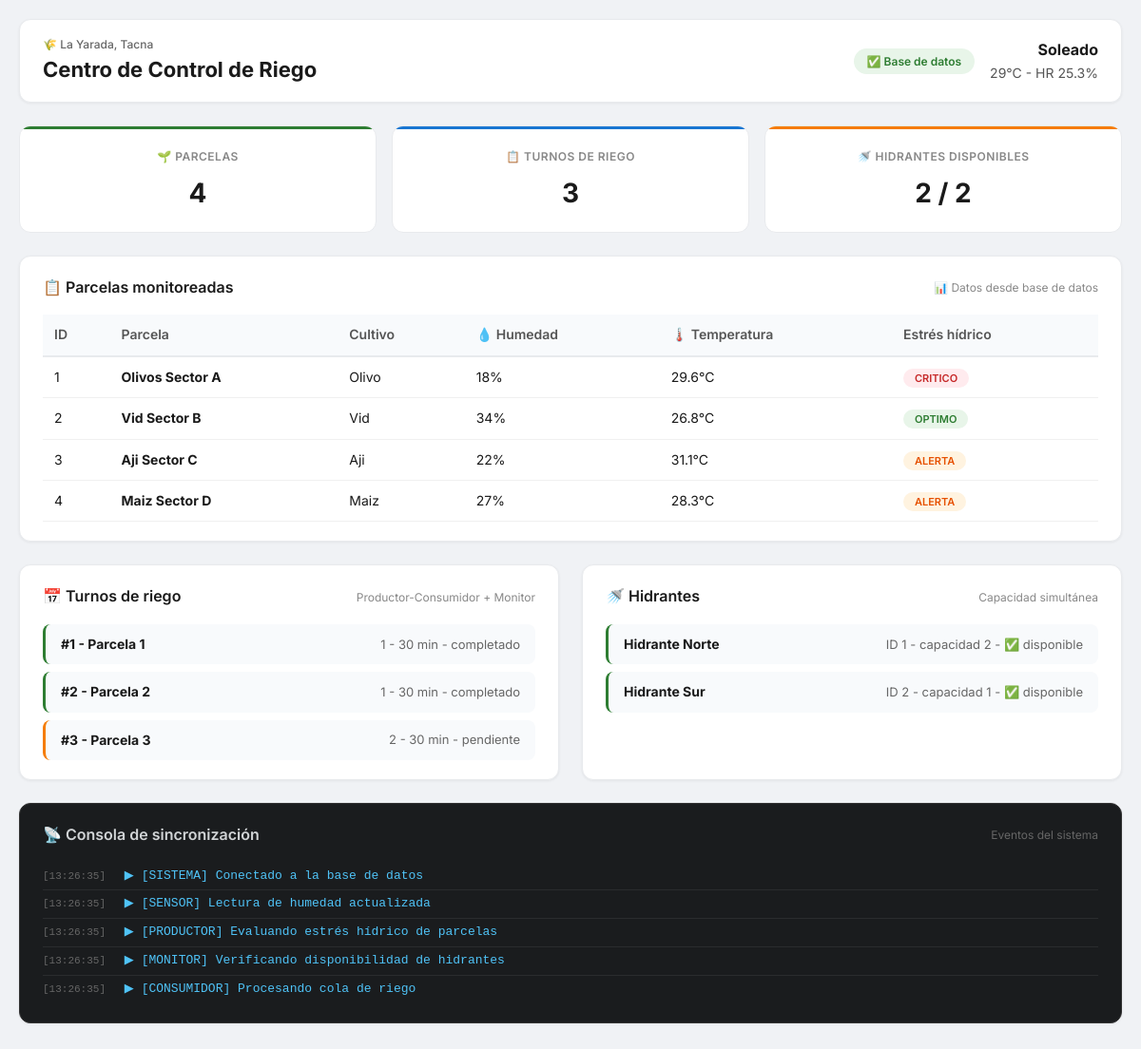
Page /riego-control/app/Views/dashboard_db.php on the committed database.
### tables this page shows
CREATE TABLE IF NOT EXISTS parcelas (
    id INT AUTO_INCREMENT PRIMARY KEY,
    nombre VARCHAR(100) NOT NULL,
    area DECIMAL(8,2) NOT NULL,
    cultivo VARCHAR(80) NOT NULL,
    estado VARCHAR(30) NOT NULL DEFAULT 'activa',
    created_at TIMESTAMP DEFAULT CURRENT_TIMESTAMP,
    updated_at TIMESTAMP DEFAULT CURRENT_TIMESTAMP ON UPDATE CURRENT_TIMESTAMP
);

CREATE TABLE IF NOT EXISTS turnos_riego (
    id INT AUTO_INCREMENT PRIMARY KEY,
    parcela_id INT NOT NULL,
    hidrante_id INT NULL,
    inicio DATETIME NOT NULL,
    fin DATETIME NULL,
    estado VARCHAR(40) NOT NULL DEFAULT 'pendiente',
    created_at TIMESTAMP DEFAULT CURRENT_TIMESTAMP,
    FOREIGN KEY (parcela_id) REFERENCES parcelas(id) ON DELETE CASCADE,
    FOREIGN KEY (hidrante_id) REFERENCES hidrantes(id) ON DELETE SET NULL
);

CREATE TABLE IF NOT EXISTS hidrantes (
    id INT AUTO_INCREMENT PRIMARY KEY,
    nombre VARCHAR(100) NOT NULL,
    capacidad INT NOT NULL DEFAULT 1,
    estado VARCHAR(30) NOT NULL DEFAULT 'disponible',
    created_at TIMESTAMP DEFAULT CURRENT_TIMESTAMP
);

### riego-control/app/Models/Sensor.php (called while the page is built, shortened)
<?php
class Sensor
{
    private float $temperatura;
    private float $humedad;
    public function __construct(?int $id, int $parcelaId, float $temperatura, float $humedad, string $fechaMedicion)
    {
        $this->temperatura = $temperatura;
        $this->humedad = $humedad;
    }
    public function getTemperatura(): float
    {
        return $this->temperatura;
    }
    public function getHumedad(): float
    {
        return $this->humedad;
    }
    public static function fromArray(array $data): self
    {
        return new self(
            isset($data['id']) ? (int) $data['id'] : null,
            (int) ($data['parcela_id'] ?? $data['parcela'] ?? 0),
            isset($data['temperatura']) ? (float) $data['temperatura'] : 0.0,
            isset($data['humedad']) ? (float) $data['humedad'] : 0.0,
            trim((string) ($data['fecha_medicion'] ?? $data['fecha'] ?? date('Y-m-d H:i:s')))
        );
    }
    public static function all(): array
    {
        $db = Database::getConnection();
        $stmt = $db->query('SELECT id, parcela_id, temperatura, humedad, fecha_medicion FROM sensores ORDER BY id');
        $rows = $stmt->fetchAll();
        return array_map(fn(array $row) => self::fromArray($row), $rows);
    }
    public static function findByParcelaId(int $parcelaId): array
    {
        $db = Database::getConnection();
        $stmt = $db->prepare('SELECT id, parcela_id, temperatura, humedad, fecha_medicion FROM sensores WHERE parcela_id = :parcela_id ORDER BY fecha_medicion DESC');
        $stmt->execute([':parcela_id' => $parcelaId]);
        $rows = $stmt->fetchAll();
        return array_map(fn(array $row) => self::fromArray($row), $rows);
    }
}

### riego-control/app/Models/Parcela.php (called while the page is built, shortened)
<?php
class Parcela
{
    private ?int $id;
    private string $nombre;
    private string $cultivo;
    public function __construct(?int $id, string $nombre, float $area, string $cultivo, string $estado = 'activa')
    {
        $this->id = $id;
        $this->nombre = $nombre;
        $this->cultivo = $cultivo;
    }
    public function getId(): ?int
    {
        return $this->id;
    }
    public function getNombre(): string
    {
        return $this->nombre;
    }
    public function getCultivo(): string
    {
        return $this->cultivo;
    }
    public static function fromArray(array $data): self
    {
        return new self(
            isset($data['id']) ? (int) $data['id'] : null,
            trim((string) ($data['nombre'] ?? '')),
            isset($data['area']) ? (float) $data['area'] : 0.0,
            trim((string) ($data['cultivo'] ?? '')),
            trim((string) ($data['estado'] ?? 'activa'))
        );
    }
    public static function all(): array
    {
        $db = Database::getConnection();
        $stmt = $db->query('SELECT id, nombre, area, cultivo, estado FROM parcelas ORDER BY id');
        $rows = $stmt->fetchAll();
        return array_map(fn(array $row) => self::fromArray($row), $rows);
    }
}

### riego-control/app/Models/TurnoRiego.php (called while the page is built, shortened)
<?php
class TurnoRiego
{
    private ?int $id;
    private int $parcelaId;
    private ?int $hidranteId;
    private string $estado;
    public function __construct(?int $id, int $parcelaId, ?int $hidranteId, string $inicio, ?string $fin, string $estado = 'pendiente')
    {
        $this->id = $id;
        $this->parcelaId = $parcelaId;
        $this->hidranteId = $hidranteId;
        $this->estado = $estado;
    }
    public function getId(): ?int
    {
        return $this->id;
    }
    public function getParcelaId(): int
    {
        return $this->parcelaId;
    }
    public function getHidranteId(): ?int
    {
        return $this->hidranteId;
    }
    public function getEstado(): string
    {
        return $this->estado;
    }
    public static function fromArray(array $data): self
    {
        return new self(
            isset($data['id']) ? (int) $data['id'] : null,
            (int) ($data['parcela_id'] ?? 0),
            isset($data['hidrante_id']) ? (int) $data['hidrante_id'] : null,
            trim((string) ($data['inicio'] ?? date('Y-m-d H:i:s'))),
            isset($data['fin']) ? trim((string) $data['fin']) : null,
            trim((string) ($data['estado'] ?? 'pendiente'))
        );
    }
    public static function all(): array
    {
        $db = Database::getConnection();
        $stmt = $db->query('SELECT id, parcela_id, hidrante_id, inicio, fin, estado FROM turnos_riego ORDER BY id');
        $rows = $stmt->fetchAll();
        return array_map(fn(array $row) => self::fromArray($row), $rows);
    }
}

### riego-control/app/Views/dashboard_db.php (the view, shortened to what this page needs)
<?php
require_once __DIR__ . '/../Models/Parcela.php';
require_once __DIR__ . '/../Models/Sensor.php';
require_once __DIR__ . '/../Models/TurnoRiego.php';
$parcelas = Parcela::all();
$sensores = Sensor::all();
$turnos = TurnoRiego::all();
$humedades = [];
$temps = [];
foreach ($parcelas as $p) {
    $sensor = Sensor::findByParcelaId($p->getId());
    if (!empty($sensor)) {
        $humedad = $sensor[0]->getHumedad();
        $temperatura = $sensor[0]->getTemperatura();
        $humedades[] = $humedad;
        $temps[] = $temperatura;
    }
}
$humedad_promedio = count($humedades) > 0 ? round(array_sum($humedades) / count($humedades), 1) : 0;
$temp_promedio = count($temps) > 0 ? round(array_sum($temps) / count($temps), 1) : 0;
$hidrantes = [];
try {
    $db = Database::getConnection();
    $stmt = $db->query("SELECT id, nombre, capacidad, estado FROM hidrantes");
    $hidrantes = $stmt->fetchAll();
    $hidrantes = array_map(function($h) {
        return [
            'id' => $h['id'],
            'nombre' => $h['nombre'],
            'disponible' => $h['estado'] === 'disponible',
            'capacidad_simultanea' => $h['capacidad']
        ];
    }, $hidrantes);
} catch (Exception $e) {
    $hidrantes = $hidrantesJson ?? [
        ['id' => 1, 'nombre' => 'Hidrante Norte', 'disponible' => true, 'capacidad_simultanea' => 2],
        ['id' => 2, 'nombre' => 'Hidrante Sur', 'disponible' => true, 'capacidad_simultanea' => 1],
        ['id' => 3, 'nombre' => 'Hidrante Este', 'disponible' => false, 'capacidad_simultanea' => 1]
    ];
}
$hidrantes_disponibles = count(array_filter($hidrantes, fn($h) => $h['disponible'] ?? false));
$turnos_list = [];
foreach ($turnos as $t) {
    $turnos_list[] = [
        'id' => $t->getId(),
        'parcela_id' => $t->getParcelaId(),
        'hidrante_id' => $t->getHidranteId(),
        'duracion_minutos' => 30,
        'estado' => $t->getEstado()
    ];
}
$parcelas_list = [];
foreach ($parcelas as $p) {
    $sensor = Sensor::findByParcelaId($p->getId());
    $humedad = !empty($sensor) ? $sensor[0]->getHumedad() : '-';
    $temperatura = !empty($sensor) ? $sensor[0]->getTemperatura() : '-';
    if ($humedad !== '-' && $temperatura !== '-') {
        if ($humedad < 22 && $temperatura > 28) $estres = 'critico';
        elseif ($humedad < 32 || $temperatura > 30) $estres = 'alerta';
        else $estres = 'optimo';
    } else {
        $estres = 'optimo';
    }
    $parcelas_list[] = [
        'id' => $p->getId(),
        'nombre' => $p->getNombre(),
        'cultivo' => $p->getCultivo(),
        'humedad' => $humedad,
        'temperatura' => $temperatura,
        'estres_hidrico' => $estres
    ];
}
$clima = $clima ?? [
    'condicion' => 'Soleado',
    'temperatura_ambiente' => $temp_promedio ?: 25,
    'humedad_relativa' => $humedad_promedio ?: 50
];
$eventos = [
    '[SISTEMA] Conectado a la base de datos',
    '[SENSOR] Lectura de humedad actualizada',
    '[PRODUCTOR] Evaluando estrés hídrico de parcelas',
    '[MONITOR] Verificando disponibilidad de hidrantes',
    '[CONSUMIDOR] Procesando cola de riego'
];
function e(string|int|float $value): string
{
    return htmlspecialchars((string) $value, ENT_QUOTES, 'UTF-8');
}
?>
<!doctype html>
<html lang="es">
<head>
    <link rel="stylesheet" href="frontend/css/styles.css">
</head>
<body>
    <main class="shell">
        <header class="topbar">
            <div>
                <p class="eyebrow">🌾 La Yarada, Tacna</p>
                <h1>Centro de Control de Riego</h1>
            </div>
            <div style="display:flex; align-items:center; gap:16px; flex-wrap:wrap; justify-content:center;">
                <span class="db-status <?= !empty($parcelas) ? 'online' : 'offline' ?>">
                    <?= !empty($parcelas) ? '✅ Base de datos' : '⚠️ Sin conexión' ?>
                </span>
                <div class="weather">
                    <strong><?= e($clima['condicion'] ?? 'Clima simulado') ?></strong>
                    <span><?= e($clima['temperatura_ambiente'] ?? '-') ?>°C - HR <?= e($clima['humedad_relativa'] ?? '-') ?>%</span>
                </div>
            </div>
        </header>
        <section class="grid metrics">
            <article>
                <span>🌱 Parcelas</span>
                <strong><?= count($parcelas_list) ?></strong>
            </article>
            <article>
                <span>📋 Turnos de riego</span>
                <strong><?= count($turnos_list) ?></strong>
            </article>
            <article>
                <span>🚿 Hidrantes disponibles</span>
                <strong><?= $hidrantes_disponibles ?> / <?= count($hidrantes) ?></strong>
            </article>
        </section>
        <section class="panel">
            <div class="section-title">
                <h2>📋 Parcelas monitoreadas</h2>
                <span><?= !empty($parcelas) ? '📊 Datos desde base de datos' : '📄 Lecturas desde JSON simulado' ?></span>
            </div>
            <div class="table-wrap">
                <table>
                    <thead>
                        <tr>
                            <th>ID</th>
                            <th>Parcela</th>
                            <th>Cultivo</th>
                            <th>💧 Humedad</th>
                            <th>🌡️ Temperatura</th>
                            <th>Estrés hídrico</th>
                        </tr>
                    </thead>
                    <tbody>
                        <?php if (empty($parcelas_list)): ?>
                            <tr>
                                <td colspan="6" style="text-align:center; color:#888; padding:30px;">
                                    No hay parcelas registradas
                                </td>
                            </tr>
                        <?php else: ?>
                            <?php foreach ($parcelas_list as $p): ?>
                                <tr>
                                    <td><?= e($p['id'] ?? '-') ?></td>
                                    <td><strong><?= e($p['nombre']) ?></strong></td>
                                    <td><?= e($p['cultivo']) ?></td>
                                    <td><?= e($p['humedad']) ?>%</td>
                                    <td><?= e($p['temperatura']) ?>°C</td>
                                    <td>
                                        <span class="badge badge-<?= e($p['estres_hidrico'] ?? 'optimo') ?>">
                                            <?= e($p['estres_hidrico'] ?? 'Desconocido') ?>
                                        </span>
                                    </td>
                                </tr>
                            <?php endforeach; ?>
                        <?php endif; ?>
                    </tbody>
                </table>
            </div>
        </section>
        <section class="grid two-columns">
            <article class="panel">
                <div class="section-title">
                    <h2>📅 Turnos de riego</h2>
                    <span>Productor-Consumidor + Monitor</span>
                </div>
                <div class="list">
                    <?php if (empty($turnos_list)): ?>
                        <div class="list-row" style="border-left-color:#888; justify-content:center;">
                            <span style="color:#888;">No hay turnos registrados</span>
                        </div>
                    <?php else: ?>
                        <?php foreach ($turnos_list as $t): ?>
                            <div class="list-row" style="border-left-color: <?= $t['estado'] === 'completado' ? '#2e7d32' : ($t['estado'] === 'pendiente' ? '#f57c00' : '#1976d2') ?>;">
                                <strong>#<?= e($t['id']) ?> - Parcela <?= e($t['parcela_id']) ?></strong>
                                <span>
                                    <?= e($t['hidrante_id'] ?? 'Sin asignar') ?> -
                                    <?= e($t['duracion_minutos']) ?> min -
                                    <?= e($t['estado']) ?>
                                </span>
                            </div>
                        <?php endforeach; ?>
                    <?php endif; ?>
                </div>
            </article>
            <article class="panel">
                <div class="section-title">
                    <h2>🚿 Hidrantes</h2>
                    <span>Capacidad simultánea</span>
                </div>
                <div class="list">
                    <?php if (empty($hidrantes)): ?>
                        <div class="list-row" style="border-left-color:#888; justify-content:center;">
                            <span style="color:#888;">No hay hidrantes registrados</span>
                        </div>
                    <?php else: ?>
                        <?php foreach ($hidrantes as $h): ?>
                            <div class="list-row" style="border-left-color: <?= ($h['disponible'] ?? false) ? '#2e7d32' : '#d32f2f' ?>;">
                                <strong><?= e($h['nombre']) ?></strong>
                                <span>
                                    ID <?= e($h['id']) ?> -
                                    capacidad <?= e($h['capacidad_simultanea'] ?? 1) ?> -
                                    <?= ($h['disponible'] ?? false) ? '✅ disponible' : '❌ fuera de servicio' ?>
                                </span>
                            </div>
                        <?php endforeach; ?>
                    <?php endif; ?>
                </div>
            </article>
        </section>
        <section class="panel console">
            <div class="section-title">
                <h2>📡 Consola de sincronización</h2>
                <span>Eventos del sistema</span>
            </div>
            <?php foreach ($eventos as $evento): ?>
                <code><span class="time">[<?= date('H:i:s') ?>]</span> ▶ <?= e($evento) ?></code>
            <?php endforeach; ?>
        </section>
    </main>
</body>
</html>

### rows in the picture
parcelas: id "1", nombre "Olivos Sector A", cultivo "Olivo", humedad "18", temperatura "29.6", estres_hidrico "CRITICO"
parcelas: id "2", nombre "Vid Sector B", cultivo "Vid", humedad "34", temperatura "26.8", estres_hidrico "OPTIMO"
parcelas: id "3", nombre "Aji Sector C", cultivo "Aji", humedad "22", temperatura "31.1", estres_hidrico "ALERTA"
parcelas: id "4", nombre "Maiz Sector D", cultivo "Maiz", humedad "27", temperatura "28.3", estres_hidrico "ALERTA"
turnos_riego: id "2", parcela "2", hidrante "1", duracion_minutos "30", estado "completado"
turnos_riego: id "3", parcela "3", hidrante "2", duracion_minutos "30", estado "pendiente"
hidrantes: nombre "Hidrante Norte", id "1", capacidad "2"
hidrantes: nombre "Hidrante Sur", id "2", capacidad "1"

### other values in the picture
$clima['condicion'] "Soleado"
$clima['temperatura_ambiente'] "29"
$clima['humedad_relativa'] "25.3"
count($parcelas_list) "4"
count($turnos_list) "3"
$hidrantes_disponibles "2"
count($hidrantes) "2"
$t['id'] "1"
$t['parcela_id'] "1"
$t['hidrante_id'] "1"
$t['duracion_minutos'] "30"
$t['estado'] "completado"
$evento "[SISTEMA] Conectado a la base de datos"
$evento "[SENSOR] Lectura de humedad actualizada"
$evento "[PRODUCTOR] Evaluando estrés hídrico de parcelas"
